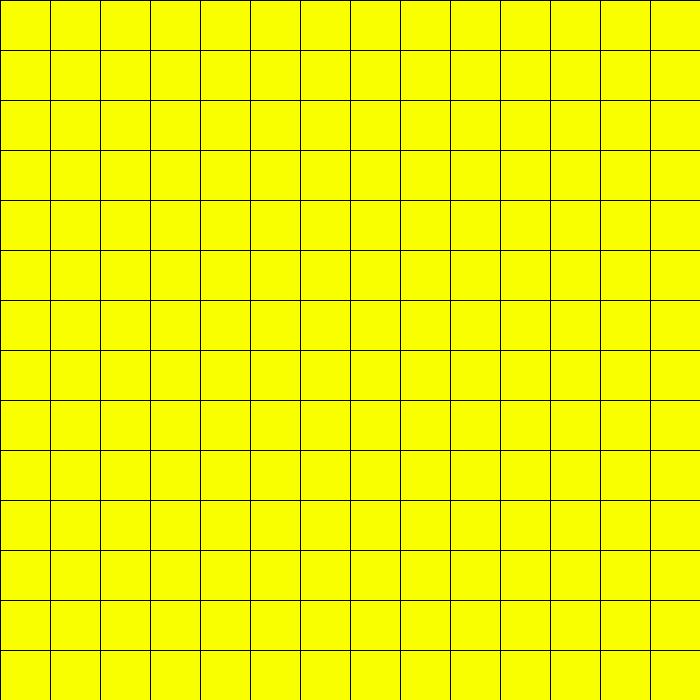
Frame 1 (no input)
Frame 60 (the mouse pressed at the canvas centre just before this capture): identical to frame 1, image omitted
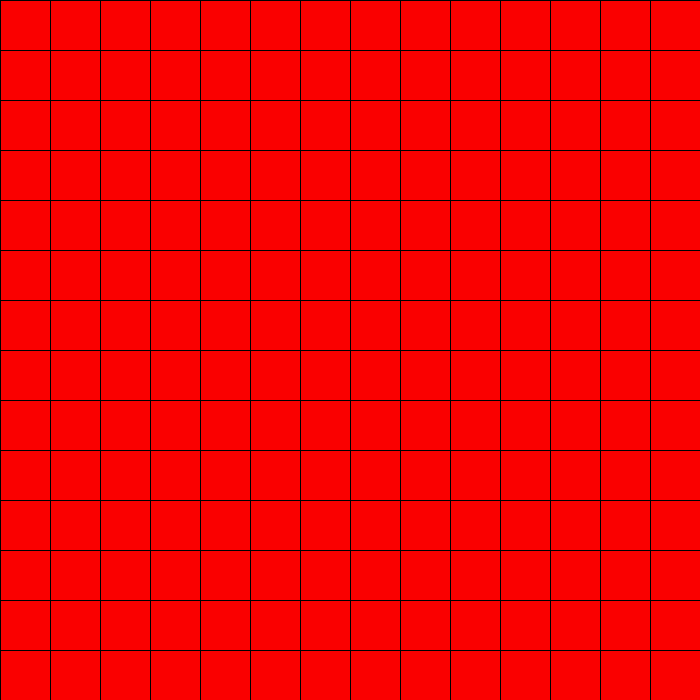
Frame 120 (the mouse held since frame 60 and released just before this capture)

The Processing sketch that drew these frames (run headless with seeded random() and noise(); from frame 60 on, the mouse is pressed at the canvas centre):

// Processing sketch: Distance_From_Center
// ── Distance_From_Center.pde
int size = 50;
float maxRange;

void setup() {
  size(700, 700);
  maxRange = sqrt(sq(width/2^2)+sq(height/2^2));
  println(maxRange);
  background(0);
  stroke(0);
}

void draw() {
  for (int x = 0; x < width; x+=size) {
    for (int y = 0; y < height; y+=size) {
      float shade = dist(width/2, height/2, mouseX, mouseY);
      shade = map(shade, 0, maxRange, 0, 255);
      fill(250,shade,0);
      rect(x, y, size, size);
    }
  }
}
